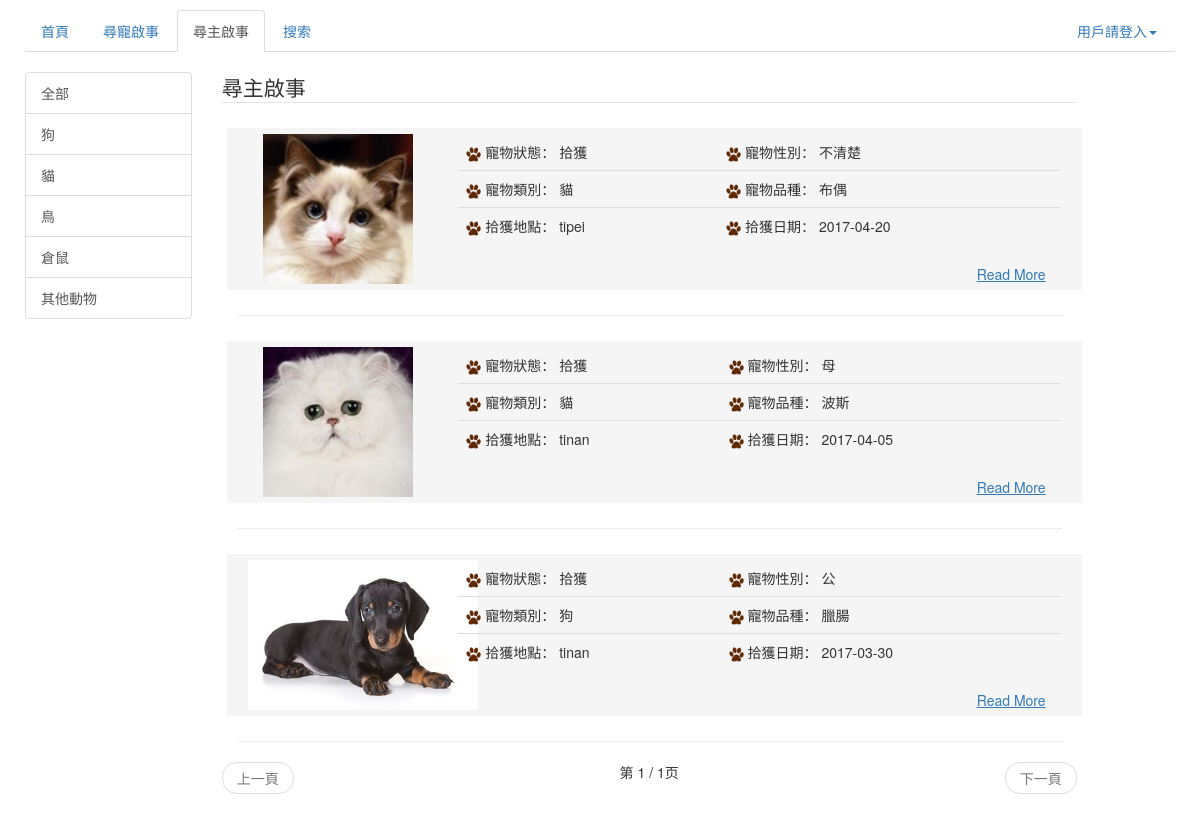
Page /Paws/FindMasterPost/ on the committed database.
### backend/models.py (models this page shows)
class MyLostNotice(models.Model):
	flag = models.IntegerField(default=0)
	poster = models.ForeignKey(User)
	petimg = models.ImageField(upload_to='image')
	animal = models.CharField(max_length=50)
	pettype = models.CharField(max_length=50)
	petid = models.CharField(max_length=50)
	petcolor = models.CharField(max_length=50)
	petgender = models.CharField(max_length=50)
	size = models.CharField(max_length=50)
	ligation = models.CharField(max_length=50)
	petfeature = models.CharField(max_length=250)
	location = models.CharField(max_length=50)
	time = models.DateField(default=0)
	contactname = models.CharField(max_length=50)
	phonenumber = models.CharField(max_length=50)
	email = models.EmailField(max_length=100)
	class META:
 		ordering = ['-time']

### backend/views.py (the view)
def FindMasterPost(req):
	if req.user.is_authenticated():
		user = req.user
	else:
		user = None
	animal_list = MyLostNotice.objects.values_list('animal', flat=True).distinct()
	query_animal = req.GET.get('animal')
	if query_animal == 'all' or (not query_animal):
		postlist = MyLostNotice.objects.filter(flag=2).order_by('-time')
	elif query_animal == u'其他動物':
		postlist = MyLostNotice.objects.filter(flag=2, animal__contains=query_animal).order_by('-time')
	else:
		postlist = MyLostNotice.objects.filter(flag=2, animal=query_animal).order_by('-time')
	paginator = Paginator(postlist, 5)
	page = req.GET.get('page')
	try:
		postlist = paginator.page(page)
	except PageNotAnInteger:
		postlist = paginator.page(1)
	except EmptyPage:
		postlist = paginator.page(paginator.num_pages)
	content = {
		'user': user,
		'postlist': postlist,
		'animal_list': animal_list,
		'query_animal': query_animal,
	}
	return render(req, 'FindMasterPost.html', content)

### backend/templates/FindMasterPost.html (shortened to what this page needs)
<!DOCTYPE html>
<html lang="zh-cmn-Hant">
    <head>
        <link href="/static/css/bootstrap.min.css" rel="stylesheet">
        <link href="/static/css/style.css" rel="stylesheet">
    </head>
    <body>
        <div class="container-fluid">
            <div class="row">
                <div class="col-sm-12">
                    <ul class="nav nav-tabs">
                        <li>
                            <a href="{% url 'HomePage' %}">首頁</a>
                        </li>
                        <li>
                            <a href="{% url 'FindPetPost' %}">尋寵啟事</a>
                        </li>
                        <li class="active">
                            <a href="{% url 'FindMasterPost' %}">尋主啟事</a>
                        </li>
                        <li>
                            <a href="{% url 'Serch' %}">搜索</a>
                        </li>
                        <li class="dropdown pull-right">
                            {% if user %}
                                <a href="#" data-toggle="dropdown" class="dropdown-toggle">歡迎用戶&nbsp;&nbsp;<span id="base_name">{{ user.myuser.pubname }}</span></a>
                                <ul class="dropdown-menu">
                                    <li>
                                        <a href="{% url 'Logout' %}">登出</a>
                                    </li>
                                    <li>
                                        <a href="{% url 'ChangeAccount' %}">會員資料修改</a>
                                    </li>
                                    <li>
                                        <a href="{% url 'ChangePassword' %}">會員密碼修改</a>
                                    </li>
                                    <li>
                                        <a href="{% url 'MyPost' %}">我的啟事</a>
                                    </li>
                                </ul>
                            {% else %}
                                <a href="#" data-toggle="dropdown" class="dropdown-toggle">用戶請登入<strong class="caret"></strong></a>
                            {% endif %}
                        </li>
                    </ul>
                </div>
            </div>
            <div class="row">
            </div>
            <div class="row">
                <div class="col-sm-2">
                    <div class="list-group">
                        <a href="{% url 'FindMasterPost' %}?animal={{ "all" }}" class="list-group-item" id="id_animal_all">全部</a>
                        <a href="{% url 'FindMasterPost' %}?animal={{ "狗" }}" class="list-group-item" id="id_animal_狗">狗</a>
                        <a href="{% url 'FindMasterPost' %}?animal={{ "貓" }}" class="list-group-item" id="id_animal_貓">貓</a>
                        <a href="{% url 'FindMasterPost' %}?animal={{ "鳥" }}" class="list-group-item" id="id_animal_鳥">鳥</a>
                        <a href="{% url 'FindMasterPost' %}?animal={{ "倉鼠" }}" class="list-group-item" id="id_animal_倉鼠">倉鼠</a>
                        <a href="{% url 'FindMasterPost' %}?animal={{ "其他動物" }}" class="list-group-item" id="id_animal_其他動物">其他動物</a>
                    </div>
                </div>
                <div class="col-sm-9">
                    <legend>尋主啟事</legend>
                    {% for mylostnotice in postlist %}
                        <div class="col-sm-12 " id="div-data" style="background-color: #F5F5F5">
                            <div class="col-sm-3" style="background-color: #F5F5F5">
                                <img src="/media/{{mylostnotice.petimg}}" alt="" id="pic"/>
                            </div>
                            <div class="col-sm-9 ">
                                <table class="table" frame=void>
                                    <tbody>
                                        <tr>
                                            <td><img src="/static/images/logo.png" alt="" id="logo-small"/>     寵物狀態：  拾獲</td>
                                            <td><img src="/static/images/logo.png" alt="" id="logo-small"/>    寵物性別：  {{ mylostnotice.petgender }}</td>
                                        </tr>
                                        <tr>
                                            <td><img src="/static/images/logo.png" alt="" id="logo-small"/>    寵物類別：  {{ mylostnotice.animal }}</td>
                                            <td><img src="/static/images/logo.png" alt="" id="logo-small"/>    寵物品種：  {{ mylostnotice.pettype }}</td>
                                        </tr>
                                        <tr>
                                            <td><img src="/static/images/logo.png" alt="" id="logo-small"/>    拾獲地點：  {{ mylostnotice.location }}</td>
                                            <td><img src="/static/images/logo.png" alt="" id="logo-small"/>    拾獲日期：  {{ mylostnotice.time|date:"Y-m-d" }}</td>
                                        </tr>
                                    </tbody>
                                </table>
                                <div class="col-sm-12 ">
                                    <a class="readmore" href="{% url 'Detail' %}?id={{ mylostnotice.id }}">Read More</a>
                                </div>
                            </div>
                        </div>
                        <div class="col-sm-12 ">
                            <hr>
                        </div>
                    {% empty %}
                        <div class="well">
                            <h1 class="text-danger text-center">查無資料</h2>
                        </div>
                    {% endfor %}
                    <nav>
                        <ul class="pager">
                            {% if postlist.has_previous %}
                                <li class="previous">
                                    <a href="?typ={{ query_animal }}&page={{ postlist.previous_page_number }}">上一頁</a>
                                </li>
                            {% else %}
                                <li class="previous disabled"><a href="#">上一頁</a></li>
                            {% endif %}
                            第 {{ postlist.number }} / {{ postlist.paginator.num_pages }}页
                            {% if postlist.has_next %}
                                <li class="next">
                                    <a href="?typ={{ query_animal }}&page={{ postlist.next_page_number }}">下一頁</a>
                                </li>
                            {% else %}
                                <li class="next disabled"><a href="#">下一頁</a></li>
                            {% endif %}
                        </ul>
                    </nav>
                </div>
            </div>
        </div>
    </body>
</html>

### static/css/style.css (style rules this page uses)
body { margin: 10px; margin-bottom: 20px; }
#div-data { border-width: 1px; border-style: solid; border-color: #F5F5F5; padding:5px 5px 5px 5px; margin: 5px 5px 5px 5px; }
#pic { height: 150px; display:block; margin:auto; }
#logo-small { height: 15px; }
.readmore { float: right; border-color: #F5F5F5; background-color: #F5F5F5; text-decoration:underline; }

### rows in the picture
MyLostNotice: petimg (picture), petgender "不清楚", animal "貓", pettype "布偶", location "tipei", time "2017-04-20"
MyLostNotice: petimg (picture), petgender "母", animal "貓", pettype "波斯", location "tinan", time "2017-04-05"
MyLostNotice: petimg (picture), petgender "公", animal "狗", pettype "臘腸", location "tinan", time "2017-03-30"

### other values in the picture
{{ postlist.number }} "1"
{{ postlist.paginator.num_pages }} "1"
